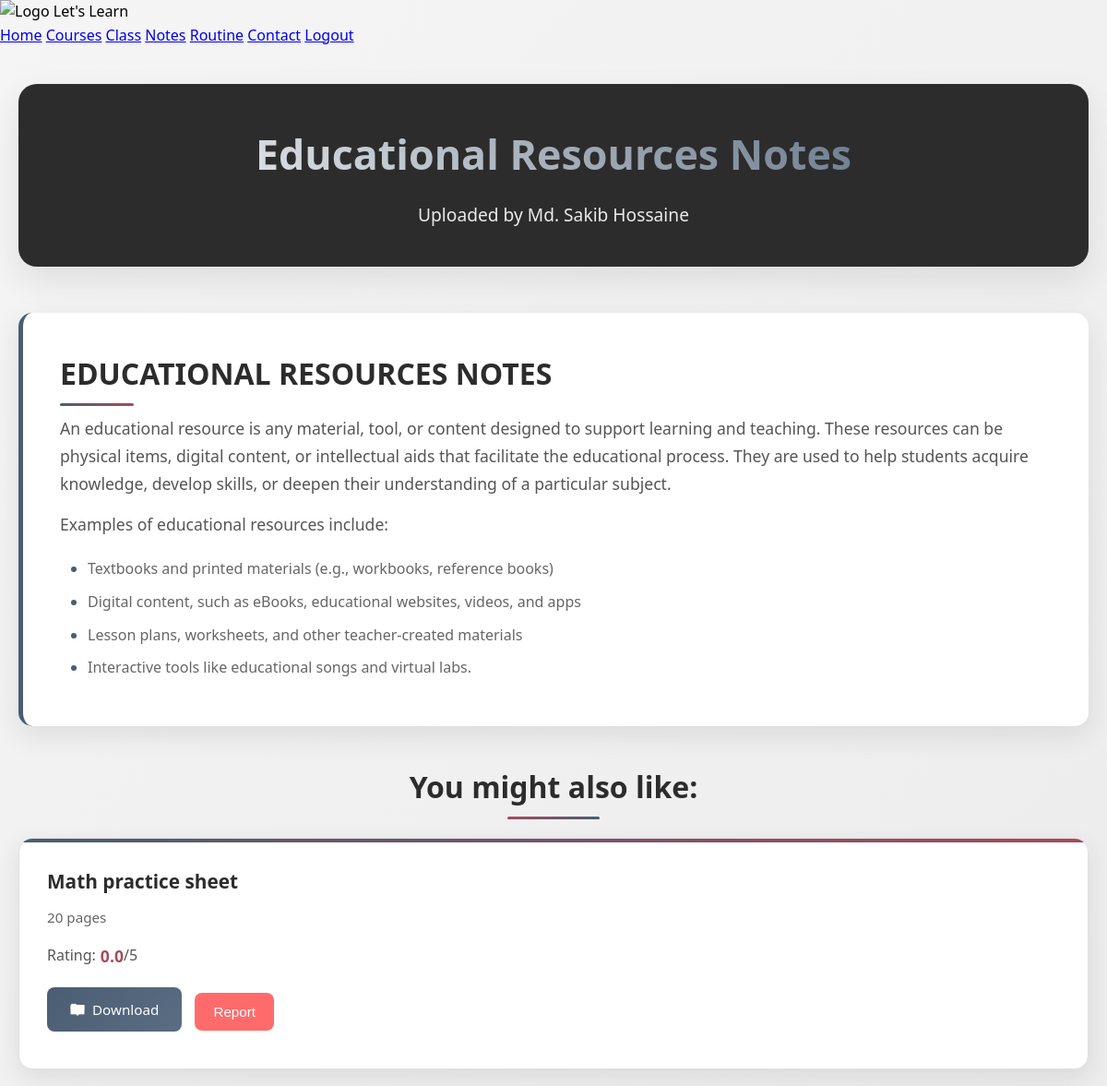
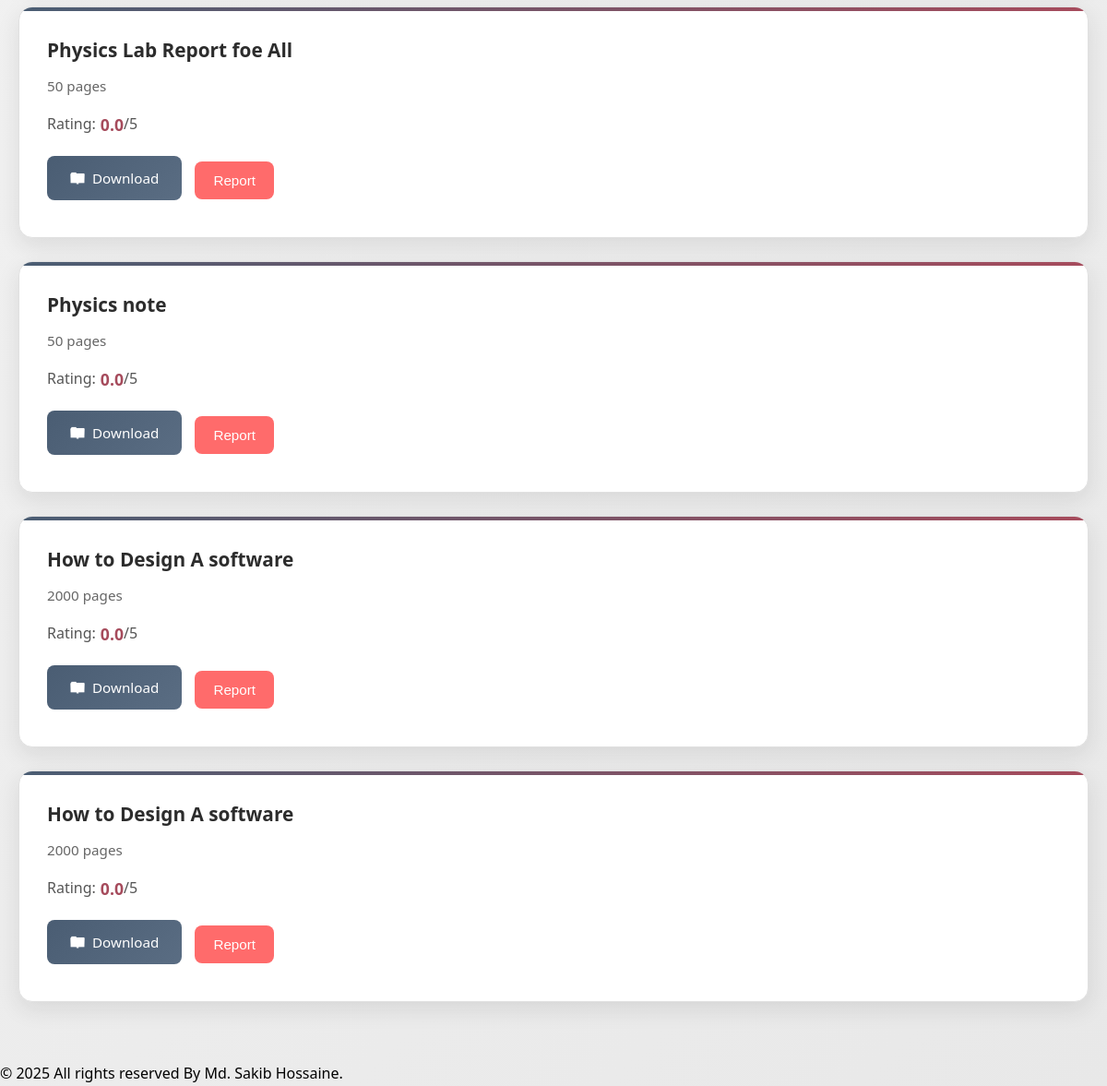
/notes/ (signed in), run on the app's committed database (2 pictures, top to bottom).
### notes/models.py (models this page shows, shortened)
class Note(models.Model):
    title = models.CharField(max_length=200)
    description = models.TextField()
    module_code = models.CharField(max_length=20)
    pages = models.IntegerField()
    file = models.FileField(upload_to="notes/")
    uploaded_by = models.ForeignKey(settings.AUTH_USER_MODEL, on_delete=models.CASCADE)
    upload_date = models.DateTimeField(auto_now_add=True)
    rating = models.FloatField(default=0)
    download_count = models.IntegerField(default=0)

### notes/views.py (the view)
# urls.py: path("", include("notes.urls")),
def notes(request):
    notes = Note.objects.all().order_by("-upload_date")
    return render(request, "notes/notes.html", {"notes": notes})

### templates/notes/notes.html (shortened to what this page needs)
{% extends "base.html" %}
{% load static %}
{% block styles %}
    <link rel="stylesheet" href="{% static 'css/notes.css' %}" />
{% endblock styles %}
{% block content %}
<div class="NOTES-container">
    <div class="NOTES-header">
        <h1>Educational Resources Notes</h1>
        <p>Uploaded by Md. Sakib Hossaine</p>
    </div>
    <div class="NOTES-content">
        <h2>EDUCATIONAL RESOURCES NOTES</h2>
        <p>An educational resource is any material, tool, or content designed to support learning and teaching. These resources can be physical items, digital content, or intellectual aids that facilitate the educational process. They are used to help students acquire knowledge, develop skills, or deepen their understanding of a particular subject.</p>
        <p>Examples of educational resources include:</p>
        <ul>
            <li>Textbooks and printed materials (e.g., workbooks, reference books)</li>
            <li>Digital content, such as eBooks, educational websites, videos, and apps</li>
            <li>Lesson plans, worksheets, and other teacher-created materials</li>
            <li>Interactive tools like educational songs and virtual labs.</li>
        </ul>
    </div>
    <div class="NOTES-related-notes">
        <h3>You might also like:</h3>
        {% for note in notes %}
        <div class="NOTES-related-item" data-item="{{ note.module_code }}">
            <p>{{ note.title }}</p>
            {% if note.pages %}
            <p>{{ note.pages }} pages</p>
            {% endif %}
            <div class="NOTES-rating-display">
                Rating: <span class="NOTES-rating-value">{{ note.rating }}</span>/5
            </div>
            <a href="{% url 'download_note' note.id %}" class="NOTES-download-button">
                <img src="{% static 'images/down.png' %}" alt="Download">
                Download
            </a>
            <button class="NOTES-report-button" onclick="reportItem({{ note.id }})">Report</button>
        </div>
        {% empty %}
        <p>No notes available yet.</p>
        {% endfor %}
    </div>
</div>
{% endblock %}

### static/css/notes.css (style rules this page uses)
:root { --matte-black: #2c2c2c; --matte-blue: #4a5d73; --matte-red: #a64b5c; --light-gray: #f5f5f5; --white: #ffffff; --shadow: rgba(44, 44, 44, 0.1); --dark-shadow: rgba(44, 44, 44, 0.2); }
* { margin: 0; padding: 0; box-sizing: border-box; }
body { font-family: "Segoe UI", Tahoma, Geneva, Verdana, sans-serif; background: linear-gradient(135deg, var(--light-gray) 0%, #e8e8e8 100%); min-height: 100vh; line-height: 1.6; }
.NOTES-container { max-width: 1200px; margin: 0 auto; padding: 40px 20px; position: relative; animation: fadeInUp 0.8s ease-out; }
.NOTES-header { text-align: center; margin-bottom: 50px; background: var(--matte-black); color: var(--white); padding: 40px; border-radius: 20px; box-shadow: 0 15px 35px var(--shadow); position: relative; overflow: hidden; }
.NOTES-header::before { content: ""; position: absolute; top: 0; left: -100%; width: 100%; height: 100%; background: linear-gradient(90deg, transparent, rgba(255, 255, 255, 0.1), transparent); transition: left 0.5s; }
.NOTES-header h1 { font-size: 2.8rem; font-weight: 700; margin-bottom: 15px; background: linear-gradient(45deg, var(--white), var(--matte-blue)); -webkit-background-clip: text; -webkit-text-fill-color: transparent; background-clip: text; }
.NOTES-header p { font-size: 1.2rem; opacity: 0.9; font-weight: 300; }
.NOTES-content { background: var(--white); padding: 40px; border-radius: 15px; margin-bottom: 40px; box-shadow: 0 10px 30px var(--shadow); border-left: 5px solid var(--matte-blue); animation: slideInLeft 0.6s ease-out; }
.NOTES-content h2 { color: var(--matte-black); font-size: 2rem; margin-bottom: 20px; font-weight: 600; position: relative; }
.NOTES-content h2::after { content: ""; position: absolute; bottom: -10px; left: 0; width: 80px; height: 3px; background: linear-gradient(90deg, var(--matte-blue), var(--matte-red)); border-radius: 2px; }
.NOTES-content p { color: #555; font-size: 1.1rem; margin-bottom: 15px; line-height: 1.7; }
.NOTES-content ul { margin-left: 30px; margin-top: 20px; }
.NOTES-content li { color: #666; font-size: 1rem; margin-bottom: 10px; position: relative; }
.NOTES-content li::marker { color: var(--matte-blue); }
.NOTES-related-notes { animation: fadeInUp 0.8s ease-out 0.2s both; }
.NOTES-related-notes h3 { color: var(--matte-black); font-size: 2rem; margin-bottom: 30px; font-weight: 600; text-align: center; position: relative; }
.NOTES-related-notes h3::after { content: ""; position: absolute; bottom: -10px; left: 50%; transform: translateX(-50%); width: 100px; height: 3px; background: linear-gradient(90deg, var(--matte-red), var(--matte-blue)); border-radius: 2px; }
.NOTES-related-item { background: var(--white); border-radius: 15px; padding: 30px; margin-bottom: 25px; box-shadow: 0 8px 25px var(--shadow); transition: all 0.3s ease; border: 1px solid #e0e0e0; position: relative; overflow: hidden; }
.NOTES-related-item::before { content: ""; position: absolute; top: 0; left: 0; width: 100%; height: 4px; background: linear-gradient(90deg, var(--matte-blue), var(--matte-red)); }
.NOTES-related-item p:first-child { font-size: 1.3rem; font-weight: 600; color: var(--matte-black); margin-bottom: 10px; }
.NOTES-related-item p:nth-child(2) { color: #666; font-size: 0.95rem; margin-bottom: 15px; }
.NOTES-rating-display { display: flex; align-items: center; margin-bottom: 20px; font-size: 1rem; color: #555; }
.NOTES-rating-value { color: var(--matte-red); font-weight: 600; font-size: 1.1rem; margin-left: 5px; }
.NOTES-download-button { background: linear-gradient(135deg, var(--matte-blue), #5a6d83); color: var(--white); padding: 12px 25px; border: none; border-radius: 8px; font-size: 0.95rem; font-weight: 500; text-decoration: none; display: inline-flex; align-items: center; gap: 8px; margin-right: 10px; margin-bottom: 10px; transition: all 0.3s ease; cursor: pointer; }
.NOTES-download-button img { width: 16px; height: 16px; filter: brightness(0) invert(1); }
.NOTES-report-button { background: #ff6b6b; color: var(--white); padding: 12px 20px; border: none; border-radius: 8px; font-size: 0.95rem; font-weight: 500; margin-right: 10px; margin-bottom: 10px; cursor: pointer; transition: all 0.3s ease; }

### data on the page
Note: title "Math practice sheet", pages "20", rating "0.0"
Note: title "Physics Lab Report foe All", pages "50", rating "0.0"
Note: title "Physics note", pages "50", rating "0.0"
Note: title "How to Design A software", pages "2000", rating "0.0"
Note: title "How to Design A software", pages "2000", rating "0.0"
